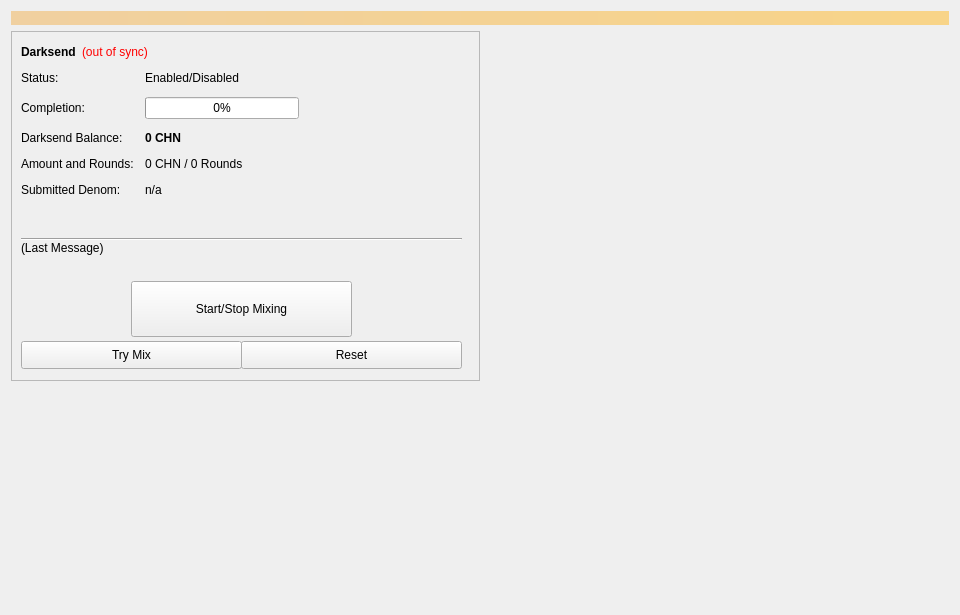
<?xml version="1.0" encoding="UTF-8"?>
<ui version="4.0">
 <class>Coinmix</class>
 <widget class="QWidget" name="Coinmix">
  <property name="geometry">
   <rect>
    <x>0</x>
    <y>0</y>
    <width>960</width>
    <height>615</height>
   </rect>
  </property>
  <property name="minimumSize">
   <size>
    <width>960</width>
    <height>0</height>
   </size>
  </property>
  <property name="windowTitle">
   <string>Form</string>
  </property>
  <layout class="QVBoxLayout" name="topLayout">
   <item>
    <widget class="QLabel" name="labelAlerts">
     <property name="visible">
      <bool>false</bool>
     </property>
     <property name="styleSheet">
      <string notr="true">background-color: qlineargradient(x1: 0, y1: 0, x2: 1, y2: 0, stop:0 #F0D0A0, stop:1 #F8D488); color:#000000;</string>
     </property>
     <property name="wordWrap">
      <bool>true</bool>
     </property>
     <property name="margin">
      <number>3</number>
     </property>
    </widget>
   </item>
   <item>
    <layout class="QHBoxLayout" name="horizontalLayout" stretch="1,1">
     <item>
      <layout class="QVBoxLayout" name="verticalLayout_2">
       <item>
        <widget class="QFrame" name="frameDarksend">
         <property name="minimumSize">
          <size>
           <width>0</width>
           <height>350</height>
          </size>
         </property>
         <property name="layoutDirection">
          <enum>Qt::LeftToRight</enum>
         </property>
         <property name="frameShape">
          <enum>QFrame::StyledPanel</enum>
         </property>
         <property name="frameShadow">
          <enum>QFrame::Raised</enum>
         </property>
         <widget class="QWidget" name="formLayoutWidget">
          <property name="geometry">
           <rect>
            <x>10</x>
            <y>40</y>
            <width>451</width>
            <height>161</height>
           </rect>
          </property>
          <layout class="QFormLayout" name="formLayout">
           <property name="fieldGrowthPolicy">
            <enum>QFormLayout::AllNonFixedFieldsGrow</enum>
           </property>
           <property name="horizontalSpacing">
            <number>11</number>
           </property>
           <property name="verticalSpacing">
            <number>12</number>
           </property>
           <item row="0" column="0">
            <widget class="QLabel" name="label_6">
             <property name="text">
              <string>Status:</string>
             </property>
            </widget>
           </item>
           <item row="1" column="0">
            <widget class="QLabel" name="label_7">
             <property name="text">
              <string>Completion:</string>
             </property>
            </widget>
           </item>
           <item row="1" column="1">
            <widget class="QProgressBar" name="DarksendProgress">
             <property name="maximumSize">
              <size>
               <width>154</width>
               <height>16777215</height>
              </size>
             </property>
             <property name="value">
              <number>0</number>
             </property>
            </widget>
           </item>
           <item row="2" column="0">
            <widget class="QLabel" name="labelAnonymizedText">
             <property name="text">
              <string>Darksend Balance:</string>
             </property>
            </widget>
           </item>
           <item row="2" column="1">
            <widget class="QLabel" name="labelAnonymized">
             <property name="font">
              <font>
               <weight>75</weight>
               <bold>true</bold>
              </font>
             </property>
             <property name="text">
              <string notr="true">0 CHN</string>
             </property>
            </widget>
           </item>
           <item row="3" column="0">
            <widget class="QLabel" name="label_8">
             <property name="text">
              <string>Amount and Rounds:</string>
             </property>
            </widget>
           </item>
           <item row="3" column="1">
            <widget class="QLabel" name="labelAmountRounds">
             <property name="text">
              <string>0 CHN / 0 Rounds</string>
             </property>
            </widget>
           </item>
           <item row="4" column="0">
            <widget class="QLabel" name="label_9">
             <property name="text">
              <string>Submitted Denom:</string>
             </property>
            </widget>
           </item>
           <item row="4" column="1">
            <widget class="QLabel" name="labelSubmittedDenom">
             <property name="toolTip">
              <string>The denominations you submitted to the Masternode.&lt;br&gt;To mix, other users must submit the exact same denominations.</string>
             </property>
             <property name="text">
              <string>n/a</string>
             </property>
            </widget>
           </item>
           <item row="0" column="1">
            <widget class="QLabel" name="DarksendEnabled">
             <property name="text">
              <string>Enabled/Disabled</string>
             </property>
            </widget>
           </item>
          </layout>
         </widget>
         <widget class="QPushButton" name="runAutoDenom">
          <property name="geometry">
           <rect>
            <x>251</x>
            <y>17</y>
            <width>1</width>
            <height>1</height>
           </rect>
          </property>
          <property name="palette">
           <palette>
            <active>
             <colorrole role="WindowText">
              <brush brushstyle="SolidPattern">
               <color alpha="255">
                <red>0</red>
                <green>0</green>
                <blue>0</blue>
               </color>
              </brush>
             </colorrole>
             <colorrole role="Button">
              <brush brushstyle="SolidPattern">
               <color alpha="255">
                <red>239</red>
                <green>238</green>
                <blue>238</blue>
               </color>
              </brush>
             </colorrole>
             <colorrole role="Light">
              <brush brushstyle="SolidPattern">
               <color alpha="255">
                <red>255</red>
                <green>255</green>
                <blue>255</blue>
               </color>
              </brush>
             </colorrole>
             <colorrole role="Midlight">
              <brush brushstyle="SolidPattern">
               <color alpha="255">
                <red>247</red>
                <green>246</green>
                <blue>246</blue>
               </color>
              </brush>
             </colorrole>
             <colorrole role="Dark">
              <brush brushstyle="SolidPattern">
               <color alpha="255">
                <red>119</red>
                <green>119</green>
                <blue>119</blue>
               </color>
              </brush>
             </colorrole>
             <colorrole role="Mid">
              <brush brushstyle="SolidPattern">
               <color alpha="255">
                <red>159</red>
                <green>159</green>
                <blue>159</blue>
               </color>
              </brush>
             </colorrole>
             <colorrole role="Text">
              <brush brushstyle="SolidPattern">
               <color alpha="255">
                <red>0</red>
                <green>0</green>
                <blue>0</blue>
               </color>
              </brush>
             </colorrole>
             <colorrole role="BrightText">
              <brush brushstyle="SolidPattern">
               <color alpha="255">
                <red>255</red>
                <green>255</green>
                <blue>255</blue>
               </color>
              </brush>
             </colorrole>
             <colorrole role="ButtonText">
              <brush brushstyle="SolidPattern">
               <color alpha="255">
                <red>0</red>
                <green>0</green>
                <blue>0</blue>
               </color>
              </brush>
             </colorrole>
             <colorrole role="Base">
              <brush brushstyle="SolidPattern">
               <color alpha="255">
                <red>255</red>
                <green>255</green>
                <blue>255</blue>
               </color>
              </brush>
             </colorrole>
             <colorrole role="Window">
              <brush brushstyle="SolidPattern">
               <color alpha="255">
                <red>239</red>
                <green>238</green>
                <blue>238</blue>
               </color>
              </brush>
             </colorrole>
             <colorrole role="Shadow">
              <brush brushstyle="SolidPattern">
               <color alpha="255">
                <red>0</red>
                <green>0</green>
                <blue>0</blue>
               </color>
              </brush>
             </colorrole>
             <colorrole role="AlternateBase">
              <brush brushstyle="SolidPattern">
               <color alpha="255">
                <red>247</red>
                <green>246</green>
                <blue>246</blue>
               </color>
              </brush>
             </colorrole>
             <colorrole role="ToolTipBase">
              <brush brushstyle="SolidPattern">
               <color alpha="255">
                <red>255</red>
                <green>255</green>
                <blue>220</blue>
               </color>
              </brush>
             </colorrole>
             <colorrole role="ToolTipText">
              <brush brushstyle="SolidPattern">
               <color alpha="255">
                <red>0</red>
                <green>0</green>
                <blue>0</blue>
               </color>
              </brush>
             </colorrole>
            </active>
            <inactive>
             <colorrole role="WindowText">
              <brush brushstyle="SolidPattern">
               <color alpha="255">
                <red>0</red>
                <green>0</green>
                <blue>0</blue>
               </color>
              </brush>
             </colorrole>
             <colorrole role="Button">
              <brush brushstyle="SolidPattern">
               <color alpha="255">
                <red>239</red>
                <green>238</green>
                <blue>238</blue>
               </color>
              </brush>
             </colorrole>
             <colorrole role="Light">
              <brush brushstyle="SolidPattern">
               <color alpha="255">
                <red>255</red>
                <green>255</green>
                <blue>255</blue>
               </color>
              </brush>
             </colorrole>
             <colorrole role="Midlight">
              <brush brushstyle="SolidPattern">
               <color alpha="255">
                <red>247</red>
                <green>246</green>
                <blue>246</blue>
               </color>
              </brush>
             </colorrole>
             <colorrole role="Dark">
              <brush brushstyle="SolidPattern">
               <color alpha="255">
                <red>119</red>
                <green>119</green>
                <blue>119</blue>
               </color>
              </brush>
             </colorrole>
             <colorrole role="Mid">
              <brush brushstyle="SolidPattern">
               <color alpha="255">
                <red>159</red>
                <green>159</green>
                <blue>159</blue>
               </color>
              </brush>
             </colorrole>
             <colorrole role="Text">
              <brush brushstyle="SolidPattern">
               <color alpha="255">
                <red>0</red>
                <green>0</green>
                <blue>0</blue>
               </color>
              </brush>
             </colorrole>
             <colorrole role="BrightText">
              <brush brushstyle="SolidPattern">
               <color alpha="255">
                <red>255</red>
                <green>255</green>
                <blue>255</blue>
               </color>
              </brush>
             </colorrole>
             <colorrole role="ButtonText">
              <brush brushstyle="SolidPattern">
               <color alpha="255">
                <red>0</red>
                <green>0</green>
                <blue>0</blue>
               </color>
              </brush>
             </colorrole>
             <colorrole role="Base">
              <brush brushstyle="SolidPattern">
               <color alpha="255">
                <red>255</red>
                <green>255</green>
                <blue>255</blue>
               </color>
              </brush>
             </colorrole>
             <colorrole role="Window">
              <brush brushstyle="SolidPattern">
               <color alpha="255">
                <red>239</red>
                <green>238</green>
                <blue>238</blue>
               </color>
              </brush>
             </colorrole>
             <colorrole role="Shadow">
              <brush brushstyle="SolidPattern">
               <color alpha="255">
                <red>0</red>
                <green>0</green>
                <blue>0</blue>
               </color>
              </brush>
             </colorrole>
             <colorrole role="AlternateBase">
              <brush brushstyle="SolidPattern">
               <color alpha="255">
                <red>247</red>
                <green>246</green>
                <blue>246</blue>
               </color>
              </brush>
             </colorrole>
             <colorrole role="ToolTipBase">
              <brush brushstyle="SolidPattern">
               <color alpha="255">
                <red>255</red>
                <green>255</green>
                <blue>220</blue>
               </color>
              </brush>
             </colorrole>
             <colorrole role="ToolTipText">
              <brush brushstyle="SolidPattern">
               <color alpha="255">
                <red>0</red>
                <green>0</green>
                <blue>0</blue>
               </color>
              </brush>
             </colorrole>
            </inactive>
            <disabled>
             <colorrole role="WindowText">
              <brush brushstyle="SolidPattern">
               <color alpha="255">
                <red>119</red>
                <green>119</green>
                <blue>119</blue>
               </color>
              </brush>
             </colorrole>
             <colorrole role="Button">
              <brush brushstyle="SolidPattern">
               <color alpha="255">
                <red>239</red>
                <green>238</green>
                <blue>238</blue>
               </color>
              </brush>
             </colorrole>
             <colorrole role="Light">
              <brush brushstyle="SolidPattern">
               <color alpha="255">
                <red>255</red>
                <green>255</green>
                <blue>255</blue>
               </color>
              </brush>
             </colorrole>
             <colorrole role="Midlight">
              <brush brushstyle="SolidPattern">
               <color alpha="255">
                <red>247</red>
                <green>246</green>
                <blue>246</blue>
               </color>
              </brush>
             </colorrole>
             <colorrole role="Dark">
              <brush brushstyle="SolidPattern">
               <color alpha="255">
                <red>119</red>
                <green>119</green>
                <blue>119</blue>
               </color>
              </brush>
             </colorrole>
             <colorrole role="Mid">
              <brush brushstyle="SolidPattern">
               <color alpha="255">
                <red>159</red>
                <green>159</green>
                <blue>159</blue>
               </color>
              </brush>
             </colorrole>
             <colorrole role="Text">
              <brush brushstyle="SolidPattern">
               <color alpha="255">
                <red>119</red>
                <green>119</green>
                <blue>119</blue>
               </color>
              </brush>
             </colorrole>
             <colorrole role="BrightText">
              <brush brushstyle="SolidPattern">
               <color alpha="255">
                <red>255</red>
                <green>255</green>
                <blue>255</blue>
               </color>
              </brush>
             </colorrole>
             <colorrole role="ButtonText">
              <brush brushstyle="SolidPattern">
               <color alpha="255">
                <red>119</red>
                <green>119</green>
                <blue>119</blue>
               </color>
              </brush>
             </colorrole>
             <colorrole role="Base">
              <brush brushstyle="SolidPattern">
               <color alpha="255">
                <red>239</red>
                <green>238</green>
                <blue>238</blue>
               </color>
              </brush>
             </colorrole>
             <colorrole role="Window">
              <brush brushstyle="SolidPattern">
               <color alpha="255">
                <red>239</red>
                <green>238</green>
                <blue>238</blue>
               </color>
              </brush>
             </colorrole>
             <colorrole role="Shadow">
              <brush brushstyle="SolidPattern">
               <color alpha="255">
                <red>0</red>
                <green>0</green>
                <blue>0</blue>
               </color>
              </brush>
             </colorrole>
             <colorrole role="AlternateBase">
              <brush brushstyle="SolidPattern">
               <color alpha="255">
                <red>239</red>
                <green>238</green>
                <blue>238</blue>
               </color>
              </brush>
             </colorrole>
             <colorrole role="ToolTipBase">
              <brush brushstyle="SolidPattern">
               <color alpha="255">
                <red>255</red>
                <green>255</green>
                <blue>220</blue>
               </color>
              </brush>
             </colorrole>
             <colorrole role="ToolTipText">
              <brush brushstyle="SolidPattern">
               <color alpha="255">
                <red>0</red>
                <green>0</green>
                <blue>0</blue>
               </color>
              </brush>
             </colorrole>
            </disabled>
           </palette>
          </property>
          <property name="focusPolicy">
           <enum>Qt::NoFocus</enum>
          </property>
          <property name="autoFillBackground">
           <bool>true</bool>
          </property>
          <property name="text">
           <string/>
          </property>
          <property name="flat">
           <bool>true</bool>
          </property>
         </widget>
         <widget class="QPushButton" name="toggleDarksend">
          <property name="geometry">
           <rect>
            <x>120</x>
            <y>250</y>
            <width>221</width>
            <height>56</height>
           </rect>
          </property>
          <property name="sizePolicy">
           <sizepolicy hsizetype="MinimumExpanding" vsizetype="Fixed">
            <horstretch>0</horstretch>
            <verstretch>0</verstretch>
           </sizepolicy>
          </property>
          <property name="text">
           <string>Start/Stop Mixing</string>
          </property>
         </widget>
         <widget class="Line" name="lineLastMessage">
          <property name="geometry">
           <rect>
            <x>10</x>
            <y>200</y>
            <width>441</width>
            <height>16</height>
           </rect>
          </property>
          <property name="orientation">
           <enum>Qt::Horizontal</enum>
          </property>
         </widget>
         <widget class="QLabel" name="DarksendStatus">
          <property name="geometry">
           <rect>
            <x>10</x>
            <y>210</y>
            <width>451</width>
            <height>43</height>
           </rect>
          </property>
          <property name="minimumSize">
           <size>
            <width>288</width>
            <height>43</height>
           </size>
          </property>
          <property name="text">
           <string>(Last Message)</string>
          </property>
          <property name="alignment">
           <set>Qt::AlignLeading|Qt::AlignLeft|Qt::AlignTop</set>
          </property>
          <property name="wordWrap">
           <bool>true</bool>
          </property>
         </widget>
         <widget class="QPushButton" name="DarksendAuto">
          <property name="geometry">
           <rect>
            <x>10</x>
            <y>310</y>
            <width>221</width>
            <height>28</height>
           </rect>
          </property>
          <property name="sizePolicy">
           <sizepolicy hsizetype="MinimumExpanding" vsizetype="Fixed">
            <horstretch>0</horstretch>
            <verstretch>0</verstretch>
           </sizepolicy>
          </property>
          <property name="toolTip">
           <string>Try to manually submit a Darksend request.</string>
          </property>
          <property name="text">
           <string>Try Mix</string>
          </property>
         </widget>
         <widget class="QPushButton" name="DarksendReset">
          <property name="geometry">
           <rect>
            <x>230</x>
            <y>310</y>
            <width>221</width>
            <height>28</height>
           </rect>
          </property>
          <property name="sizePolicy">
           <sizepolicy hsizetype="MinimumExpanding" vsizetype="Fixed">
            <horstretch>0</horstretch>
            <verstretch>0</verstretch>
           </sizepolicy>
          </property>
          <property name="toolTip">
           <string>Reset the current status of Darksend (can interrupt Darksend if it's in the process of Mixing, which can cost you money!)</string>
          </property>
          <property name="autoFillBackground">
           <bool>false</bool>
          </property>
          <property name="text">
           <string>Reset</string>
          </property>
         </widget>
         <widget class="QWidget" name="layoutWidget">
          <property name="geometry">
           <rect>
            <x>10</x>
            <y>10</y>
            <width>431</width>
            <height>22</height>
           </rect>
          </property>
          <layout class="QHBoxLayout" name="horizontalLayout_5">
           <item>
            <widget class="QLabel" name="label_2">
             <property name="font">
              <font>
               <weight>75</weight>
               <bold>true</bold>
              </font>
             </property>
             <property name="text">
              <string>Darksend</string>
             </property>
            </widget>
           </item>
           <item>
            <widget class="QLabel" name="labelDarksendSyncStatus">
             <property name="toolTip">
              <string>The displayed information may be out of date. Your wallet automatically synchronizes with the CHN network after a connection is established, but this process has not completed yet.</string>
             </property>
             <property name="styleSheet">
              <string notr="true">QLabel { color: red; }</string>
             </property>
             <property name="text">
              <string notr="true">(out of sync)</string>
             </property>
             <property name="alignment">
              <set>Qt::AlignLeading|Qt::AlignLeft|Qt::AlignVCenter</set>
             </property>
            </widget>
           </item>
           <item>
            <spacer name="horizontalSpacer_4">
             <property name="orientation">
              <enum>Qt::Horizontal</enum>
             </property>
             <property name="sizeHint" stdset="0">
              <size>
               <width>40</width>
               <height>20</height>
              </size>
             </property>
            </spacer>
           </item>
          </layout>
         </widget>
        </widget>
       </item>
       <item>
        <spacer name="verticalSpacer">
         <property name="orientation">
          <enum>Qt::Vertical</enum>
         </property>
         <property name="sizeHint" stdset="0">
          <size>
           <width>20</width>
           <height>40</height>
          </size>
         </property>
        </spacer>
       </item>
      </layout>
     </item>
     <item>
      <layout class="QVBoxLayout" name="verticalLayout_3">
       <item>
        <spacer name="verticalSpacer_2">
         <property name="orientation">
          <enum>Qt::Vertical</enum>
         </property>
         <property name="sizeType">
          <enum>QSizePolicy::Expanding</enum>
         </property>
         <property name="sizeHint" stdset="0">
          <size>
           <width>20</width>
           <height>40</height>
          </size>
         </property>
        </spacer>
       </item>
      </layout>
     </item>
    </layout>
   </item>
  </layout>
 </widget>
 <resources/>
 <connections/>
</ui>
